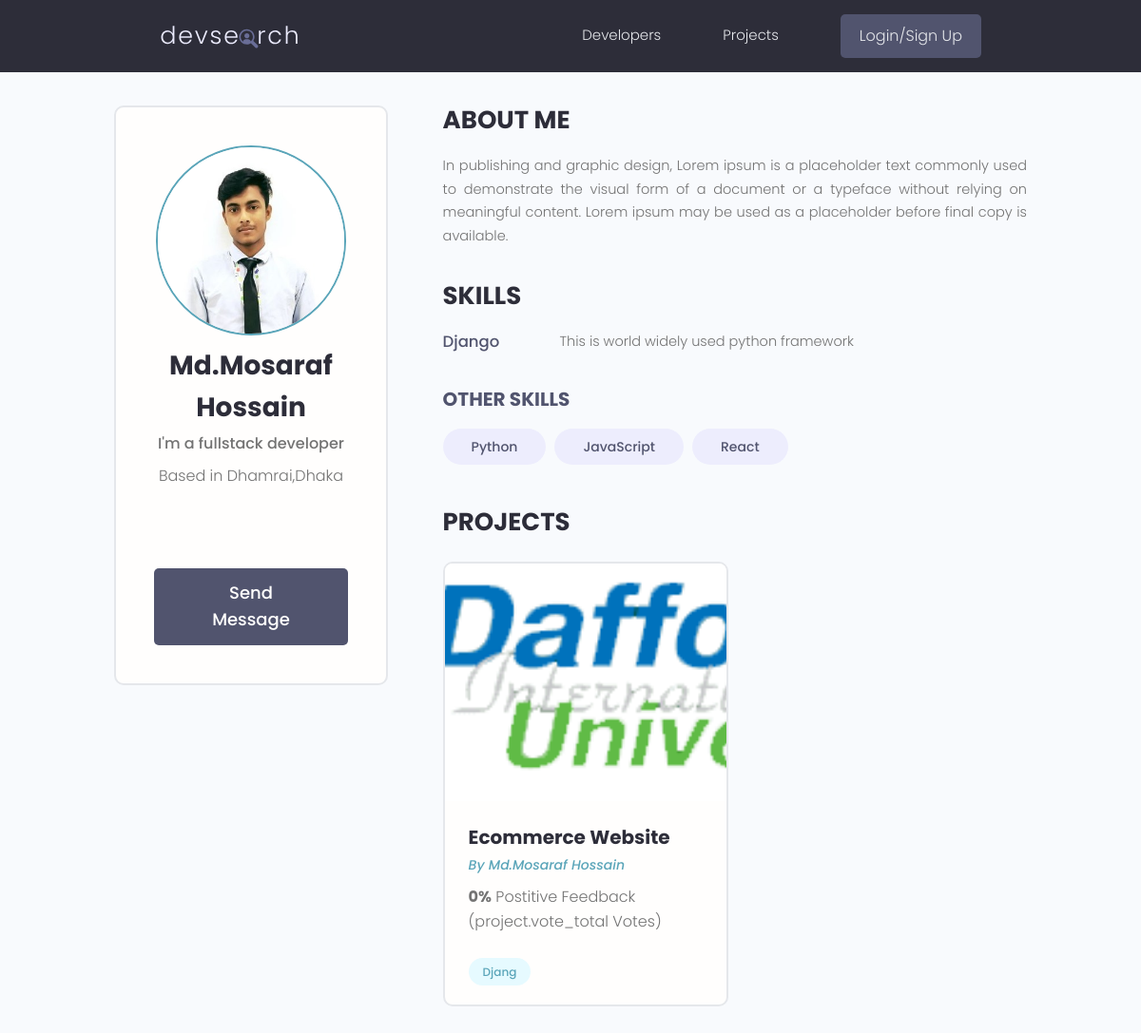
The page /profile/22e3e63d-5178-4f54-bfb9-516034189cf1/ on the database its author committed.
### users/models.py (models this page shows, shortened)
class Profile(models.Model):
    user = models.OneToOneField(
        User, on_delete=models.CASCADE, null=True, blank=True)
    name = models.CharField(max_length=200, blank=True, null=True)
    username = models.CharField(max_length=200, blank=True, null=True)
    location = models.CharField(max_length=200, blank=True, null=True)
    email = models.EmailField(max_length=500, blank=True, null=True)
    short_intro = models.CharField(max_length=200, blank=True, null=True)
    bio = models.TextField(blank=True, null=True)
    profile_image = models.ImageField(null=True, blank=True, upload_to='profiles/', default='profiles/user-default.png')
    social_github = models.CharField(max_length=200, blank=True, null=True)
    social_twitter = models.CharField(max_length=200, blank=True, null=True)
    social_linkedin = models.CharField(max_length=200, blank=True, null=True)
    social_youtube = models.CharField(max_length=200, blank=True, null=True)
    social_website = models.CharField(max_length=200, blank=True, null=True)
    created = models.DateField(auto_now_add=True)
    id = models.UUIDField(default=uuid.uuid4, unique=True, primary_key=True, editable=False)

class Skill(models.Model):
    owner = models.ForeignKey(
        Profile, on_delete=models.CASCADE, null=True, blank=True)
    name = models.CharField(max_length=200, blank=True, null=True)
    description = models.TextField(null=True, blank=True)
    created = models.DateField(auto_now_add=True)
    id = models.UUIDField(default=uuid.uuid4, unique=True,
                          primary_key=True, editable=False)
    def __str__(self):
        return str(self.name)

### projects/models.py (models this page shows, shortened)
class Project(models.Model):
    owner = models.ForeignKey(Profile, null=True, blank=True, on_delete=models.SET_NULL)
    title = models.CharField(max_length=200)
    description = models.TextField(null=True, blank=True)
    featured_image = models.ImageField(null=True, blank=True, default='default.jpg')
    demo_link = models.CharField(max_length=2000, null=True, blank=True)
    source_link = models.CharField(max_length=2000, null=True, blank=True)
    vote_total = models.IntegerField(default=0, null=True, blank=True)
    vote_ratio = models.IntegerField(default=0, null=True, blank=True)
    tags = models.ManyToManyField('Tag', blank=True)
    created = models.DateTimeField(auto_now_add=True)
    id = models.UUIDField(default=uuid.uuid4, unique=True, primary_key=True, editable=False)
    class Meta:
        ordering = ['-vote_ratio', '-vote_total', 'title']

class Tag(models.Model):
     name= models.CharField(max_length=200)
     created = models.DateTimeField(auto_now_add=True)
     id = models.UUIDField(default=uuid.uuid4, unique=True, primary_key=True, editable=False)
     def __str__(self):
        return self.name

### users/views.py (the view)
# urls.py: path('profile/<str:pk>/', views.userProfiles, name="user-profile",),
def userProfiles(request,pk):
    profile = Profile.objects.get(id=pk)
    topSkills = profile.skill_set.exclude(description__exact="")
    otherSkills = profile.skill_set.filter(description="")
    context = {'profile': profile, 'topSkills':topSkills, 'otherSkills':otherSkills}
    return render(request, 'users/user-profile.html', context)

### users/templates/users/user-profile.html (shortened to what this page needs)
{% extends 'main.html' %}
{% block content %}
<main class="profile my-md">
    <div class="container">
      <div class="layout">
        <div class="column column--1of3">
          <div class="card text-center">
            <div class="card__body dev">
              <img class="avatar avatar--xl" src="{{profile.profile_image.url}}" />
              <h2 class="dev__name">{{profile.name}}</h2>
              <p class="dev__title">{{profile.short_intro}}</p>
              <p class="dev__location">Based in {{profile.location}}</p>
              <ul class="dev__social">
              </ul>
              {% if request.user.profile.id != profile.id %}
              <a href="{% url 'create-message' profile.id %}" class="btn btn--sub btn--lg">Send Message </a>
              {% endif %}
            </div>
          </div>
        </div>
        <div class="column column--2of3">
          <div class="devInfo">
            <h3 class="devInfo__title">About Me</h3>
            <p class="devInfo__about">
              {{profile.bio}}
            </p>
          </div>
          <div class="devInfo">
            <h3 class="devInfo__title">Skills</h3>
            <div class="devInfo__skills">
              {% for skill in topSkills %}
              <div class="devSkill">
                <h4 class="devSkill__title">{{skill.name}}</h4>
                <p class="devSkill__info">
                  {{skill.description}}
                </p>
              </div>
              {% endfor %}
              <h3 class="devInfo__subtitle">Other Skills</h3>
              <div class="devInfo__otherSkills">
                {% for otherSkill in otherSkills %}
                <span class="tag tag--pill tag--sub tag--lg">
                  <small>{{otherSkill}}</small>
                </span>
                {% endfor %}
              </div>
            </div>
          </div>
          <div class="devInfo">
            <h3 class="devInfo__title">Projects</h3>
            <div class="grid grid--two">
              {% for project in profile.project_set.all %}
              <div class="column">
                <div class="card project">
                  <a href="{% url 'project' project.id %}" class="project">
                    <img class="project__thumbnail" src="{{project.featured_image.url}}" alt="project thumbnail" />
                    <div class="card__body">
                      <h3 class="project__title">{{project.title}}</h3>
                      <p><a class="project__author" href="{% url 'user-profile' project.owner.id %}">By {{project.owner.name}}</a></p>
                      <p class="project--rating">
                        <span style="font-weight: bold;">{{project.vote_ratio}}%</span> Postitive
                        Feedback (project.vote_total Vote{{project.vote_total | pluralize:"s"}})
                      </p>
                      <div class="project__tags">
                        {% for tag in project.tags.all %}
                        <span class="tag tag--pill tag--main">
                          <small>{{tag}}</small>
                        </span>
                        {% endfor %}
                      </div>
                    </div>
                  </a>
                </div>
              </div>
              {% endfor %}
            </div>
          </div>
        </div>
      </div>
    </div>
  </main>
{% endblock content %}

### static/styles/app.css (style rules this page uses)
:root { --color-sub: #2d2d39; }
.btn--sub { background-color: var(--color-sub-light); }
.card { border: 2px solid var(--color-light); }
img { width: 100%; }
.profile .card > .dev { padding: 4rem; }
.dev__name { color: var(--color-sub); font-size: 2.8rem; font-weight: 700; margin-top: 1rem; margin-bottom: 0.5rem; }
.dev__title { font-size: 1.6rem; font-weight: 500; line-height: 1.3; }
.dev__location { margin-top: 1rem; }
.dev__social { margin: 3rem 0; list-style: none; display: flex; justify-content: center; gap: 1.5rem; }
.devInfo { margin-bottom: 3rem; }
.devInfo__title, .devInfo__subtitle { font-size: 2.6rem; color: var(--color-sub); text-transform: uppercase; font-weight: 700; margin-bottom: 1.5rem; }
.devInfo__subtitle { font-size: 2rem; color: var(--color-sub-light); }
.devInfo__about, .devSkill__info { font-size: 1.45rem; line-height: 1.7; text-align: justify; }
.devSkill { margin-bottom: 3rem; }
.devSkill__title { font-size: 1.65rem; font-weight: 500; color: var(--color-sub-light); }
@media screen and (min-width: 700px) { .devSkill { display: flex; justify-content: space-between; gap: 3rem; } }
@media screen and (min-width: 700px) { .devSkill__info { flex-basis: 80%; } }
.project__author { font-size: 1.4rem; font-style: italic; }
.project--rating { margin-bottom: 1.6em; margin-top: .5em; }
.project__thumbnail { height: 25rem; object-fit: cover; object-position: top center; }
.project__title { font-size: 2rem; font-weight: 700; color: var(--color-sub); }

### static/uikit/styles/modules/_variables.css (style rules this page uses)
:root { --color-main: #5aa5b9; --color-main-light: #e6faff; --color-sub: #3f4156; --color-sub-light: #51546e; --color-sub-lighter: #ededfd; --color-text: #737373; --color-gray: #8b8b8b; --color-light: #e5e7eb; --color-light-gray: #767676; --color-bg: #f8fafd; --color-white: #fffefd; --color-white-light: #f3f3f3; --color-success: #359e64; --color-success-bg: #def8e8; --color-error: #fc4b0b; --color-error-bg: #fff2ee; --font-base: 'Poppins', arial, helvetica, 'Segoe UI', roboto, ubuntu, sans-serif; --font-monospace: 'Fira Code', 'Courier New', courier, monospace; --font-regular: 300; --font-medium: 500; --font-bold: 700; --generic-shadow: 1px 1px 5px #00000010; --generic-transition: all 0.3s ease-in-out; }

### static/uikit/styles/modules/_base.css (style rules this page uses)
* { margin: 0; padding: 0; box-sizing: border-box; text-rendering: optimizeLegibility; color: inherit; font-size: inherit; }
html { font-size: 50%; }
@media only screen and (min-width: 480px) { html { font-size: 56.25%; } }
@media only screen and (min-width: 1200px) { html { font-size: 62.5%; } }
body { line-height: 1.6; font-weight: 400; font-size: 1.5rem; color: var(--color-text); background-color: var(--color-bg); min-height: 100vh; }

### static/uikit/styles/modules/_typography.css (style rules this page uses)
* { font-family: var(--font-base); }
h2 { font-size: 3.6rem; font-weight: var(--font-bold); }
h3 { font-size: 3.2rem; font-weight: var(--font-medium); }
h4 { font-size: 2.8rem; font-weight: var(--font-medium); }
p, span, strong { font-size: 1.6rem; color: var(--color-text); font-weight: var(--font-regular); }
a { padding-bottom: 2px; text-decoration: none; display: inline-block; color: var(--color-main); font-weight: var(--font-medium); }

### static/uikit/styles/modules/_utilities.css (style rules this page uses)
.container { width: 92%; max-width: 165rem; margin: 0 auto; box-sizing: border-box; }
@media screen and (min-width: 1000px) { .container { width: 90%; } }
@media screen and (min-width: 1200px) { .container { width: 80%; } }
.text-center { text-align: center; }
.my-md { margin: 3rem auto; }

### static/uikit/styles/modules/_avatar.css (style rules this page uses)
.avatar { border-radius: 50%; border: 2px solid var(--color-main); object-fit: cover; }
.avatar--xl { height: 20rem; width: 20rem; }

### static/uikit/styles/modules/_button.css (style rules this page uses)
.btn { display: inline-block; position: relative; cursor: pointer; background-color: var(--color-light); font-weight: var(--font-medium); color: var(--color-sub); text-decoration: none; padding: 1rem 2rem; border-radius: 0.5rem; border: none; width: -webkit-fit-content; width: -moz-fit-content; width: fit-content; height: -webkit-fit-content; height: -moz-fit-content; height: fit-content; font-size: 1.6rem; outline-width: 0; outline-color: transparent; -webkit-backface-visibility: hidden; backface-visibility: hidden; transition: all 0.3s ease-in-out; }
.btn--sub { background-color: var(--color-sub); color: var(--color-white); }
.btn--lg { font-size: 1.8rem; padding: 1.2rem 4.5rem; }

### static/uikit/styles/modules/_card.css (style rules this page uses)
.card { border-radius: 1rem; background-color: var(--color-white); border: 1.5px solid var(--color-light); width: auto; height: auto; margin-top: 0.5rem; margin-bottom: 0.5rem; overflow: hidden; }
.card__body, .card__header { padding: 2rem 2.5rem; }

### rows shown on the page
Profile: profile_image (picture), name "Md.Mosaraf Hossain", short_intro "I'm a fullstack developer", location "Dhamrai,Dhaka", bio "In publishing and graphic design, Lorem ipsum is a placeholder text commonly used to demonstrate the visual form of a document or a typeface without relying on meaningful content. Lorem ipsum may be used as a placeholder before final copy is available."
Skill: name "Django", description "This is world widely used python framework"
Skill: name "Python"
Skill: name "JavaScript"
Skill: name "React"
Project: featured_image (picture), title "Ecommerce Website", owner.name "Md.Mosaraf Hossain", vote_ratio "0", vote_total|pluralize "s"
Tag: name "Djang"
